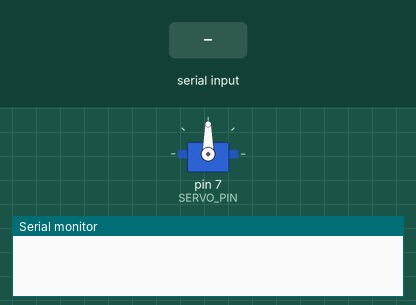
Simulated run of this sketch. Board: Arduino Uno, built with avr-gcc and run on an emulated ATmega328P. Shown: servo, the last lines printed to the serial monitor. The test bench sets the inputs (shaded band).

Above: at 1.2 s.
1.3 s: "30,150\n" received over Serial
At 3.5 s:
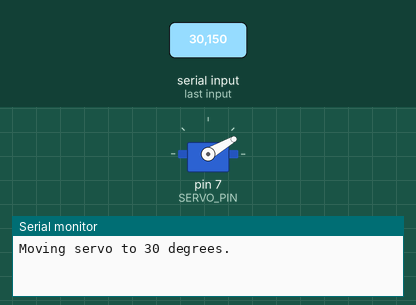
3.8 s: "5\n" received over Serial
At 5.5 s:
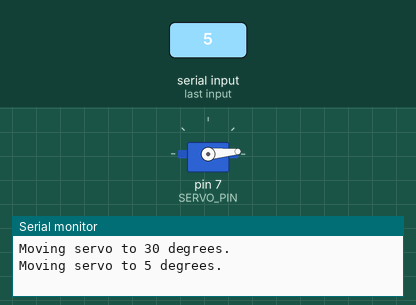
6.3 s: "200\n" received over Serial
At 8.5 s:
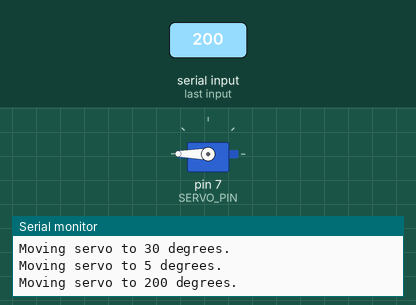
8.8 s: "90,45\n" received over Serial
At 10.6 s:
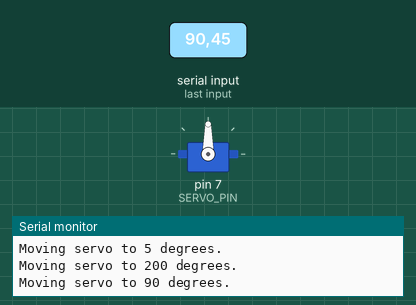
Timing chart, 0 to 12.1 s (numbered marks = the images above; inputs shaded):
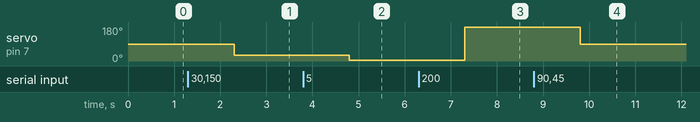

The sketch:

serial.ino
```cpp
#include <Servo.h>

#define SERVO_PIN 7

Servo servo;

void setup()
{
    servo.attach(SERVO_PIN);
    Serial.begin(9600);
}

void loop()
{
    Serial.flush();

    if(Serial.available() > 0)
    {
        String received = Serial.readString();
        Serial.print("Moving servo to ");
        Serial.print(received.toInt());
        Serial.println(" degrees.");

        servo.write(received.toInt());
        delay(150);
    }
}
```

Measured:
- after the input at 1.3 s, servo on pin 7 (SERVO_PIN): 90° → 30° after 1.0 s
- after the input at 3.8 s, servo on pin 7 (SERVO_PIN): 30° → 5° after 1.0 s
- after the input at 6.3 s, servo on pin 7 (SERVO_PIN): 5° → 180° after 1.0 s
- after the input at 8.8 s, servo on pin 7 (SERVO_PIN): 180° → 90° after 1.0 s
